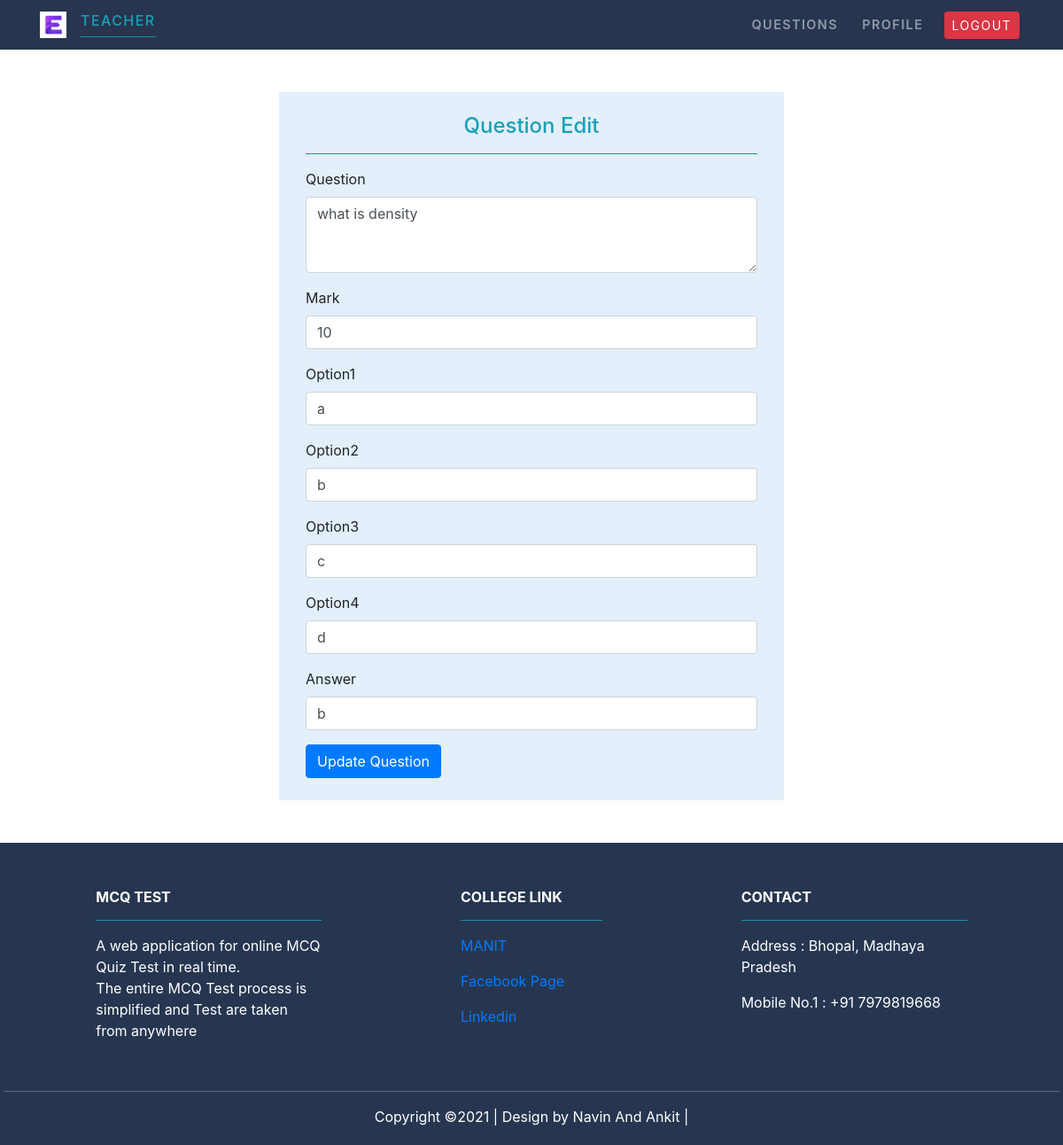
Page /teacher/QuestionEdit/2 on the earlier database version.
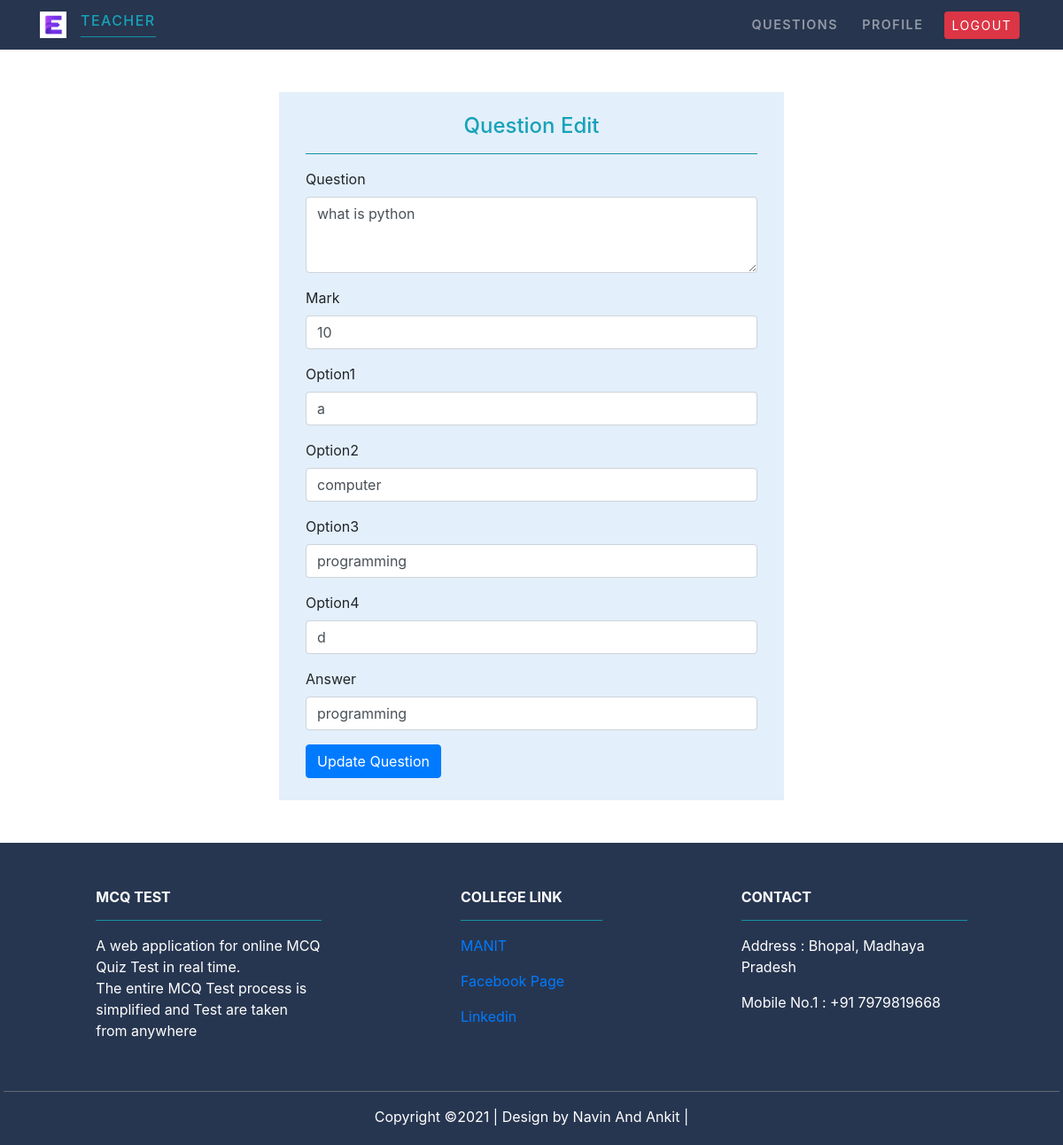
Same page on the later database version.
### MCQ_Test/models.py (models this page shows)
class Question(models.Model):
    subject=models.ForeignKey(Subject,on_delete=models.CASCADE)
    marks=models.PositiveIntegerField()
    question=models.CharField(max_length=600)
    option1=models.CharField(max_length=200)
    option2=models.CharField(max_length=200)
    option3=models.CharField(max_length=200)
    option4=models.CharField(max_length=200)
    answer=models.CharField(max_length=200)

### Teacher/views.py (the view, shortened to what this page needs)
# urls.py: path('QuestionEdit/<int:id>', views.teacher_edit_question,name='questionedit'),
def teacher_edit_question(request,id):
    ques=Question.objects.get(pk=id)
    return render(request,'Teacher/teachereditquestion.html',{'ques':ques})

### Teacher/templates/Teacher/teachereditquestion.html (shortened to what this page needs)
{% extends 'Teacher/teacherbase.html' %}
{% load static %}
{% block content %}
<div class="container py-5">
        <div class="row justify-content-center align-items-center ">
          <div class="col-md-6 " style="background-color: rgb(227, 239, 250);">
              <div class="col-md-12 py-4">
                  <div class="text-center text-info" >
                      <h4>Question Edit</h4>
                  </div>
                      <hr class="bg-info">
                           <form action="{% url 'questionedit' ques.id %}" method="POST">
                            <div class="form-group">
                                <label> Question </label>
                                <textarea class="form-control" rows="3" name="aquestion" Required>{{ques.question}}</textarea>
                            </div>
                            <div class="form-group">
                              <label >Mark</label>
                              <input type="number" class="form-control" name="amark"Required value="{{ques.marks}}" >
                            </div>
                            <div class="form-group">
                              <label >Option1</label>
                              <input type="text" class="form-control" name="aoption1" Required value="{{ques.option1}}"  >
                            </div>
                            <div class="form-group">
                              <label >Option2</label>
                              <input type="text" class="form-control" name="aoption2" Required value="{{ques.option2}}"  >
                            </div>
                            <div class="form-group">
                              <label >Option3</label>
                              <input type="text" class="form-control" name="aoption3" Required value="{{ques.option3}}"  >
                            </div>
                            <div class="form-group">
                              <label >Option4</label>
                              <input type="text" class="form-control" name="aoption4" Required value="{{ques.option4}}"  >
                            </div>
                            <div class="form-group">
                              <label >Answer</label>
                              <input type="text" class="form-control" name="aanswer" Required value="{{ques.answer}}"  >
                            </div>
                            <button type="submit" class="btn btn-primary">Update Question</button>
                          </form>
                          <div class='col-sm-4'>
                          </div>
                      </div>
                   </div>
            </div>
        </div>
{% endblock content %}

Differences in the rows shown:
changed Question: aquestion "what is density" → "what is python"; aoption2 "b" → "computer"; aoption3 "c" → "programming"; aanswer "b" → "programming"
